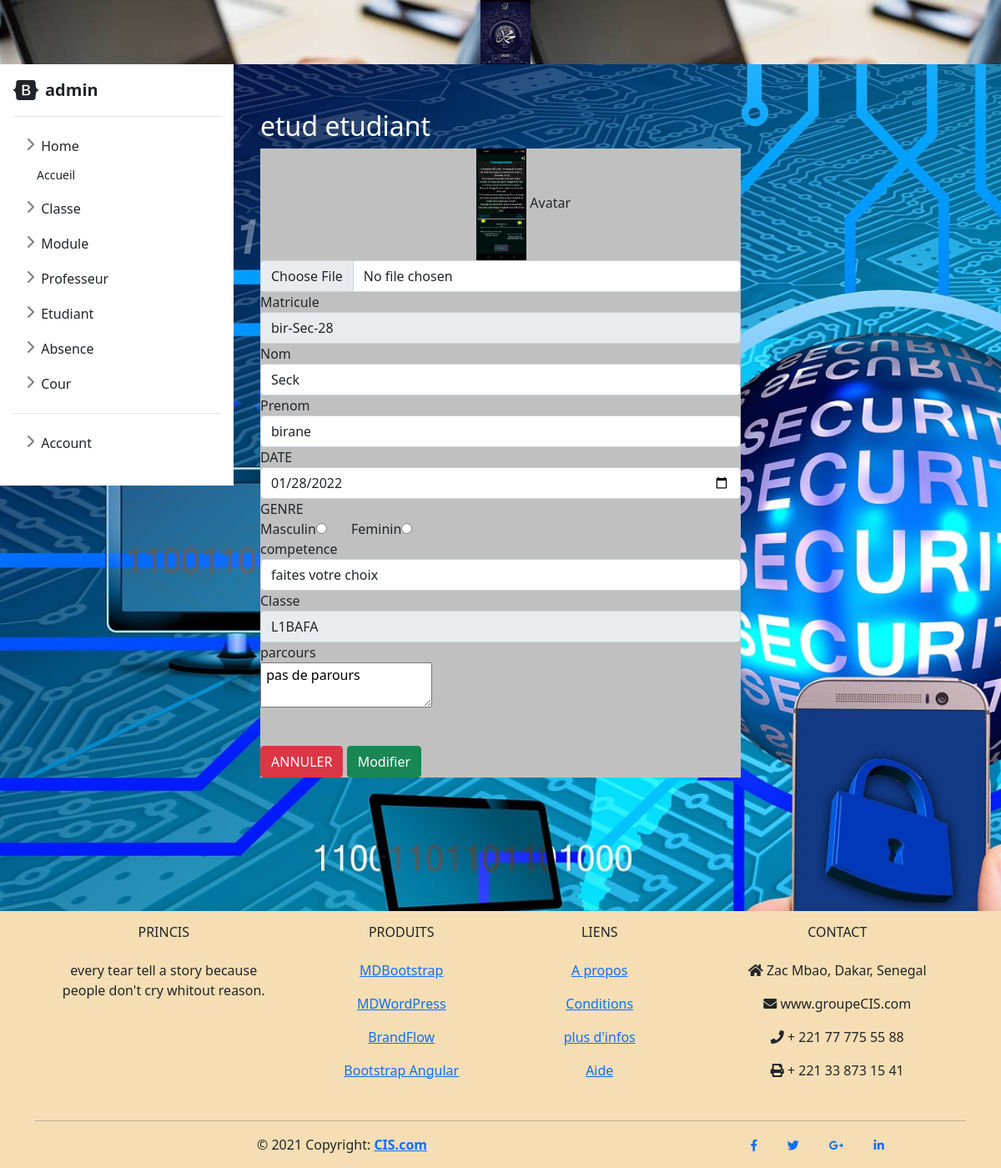
Page /?page=editetud&ok=bir-Sec-28 (signed in) on the committed database.
### tables this page shows
CREATE TABLE `etudiant` (
  `matriculeE` varchar(50) NOT NULL,
  `nomE` varchar(30) NOT NULL,
  `prenomE` varchar(30) NOT NULL,
  `dateNaissanceE` date NOT NULL,
  `sexe` varchar(3) NOT NULL,
  `libelle` varchar(30) NOT NULL,
  `competence` varchar(30) NOT NULL,
  `parcours` varchar(500) NOT NULL,
  `avatar` varchar(100) NOT NULL
);

### Model/etudiant.php (called while the page is built, shortened)
<?php
    function getEtudByid($matriculeE){
        $sql = "SELECT * FROM etudiant WHERE matriculeE='$matriculeE'";
        return executeSQL($sql);
    }
?>

### Model/db.php (called while the page is built)
<?php
    function getConnexion(){
        $host="localhost";
        $user="root";
        $password="";
        $dbname="projet";
        $con = mysqli_connect($host,$user,$password,$dbname);
        return $con;
    }
    function executeSQL($sql){
        $exe = mysqli_query(getConnexion(),$sql);
        return $exe;
    }
?>

### View/etudiant/editetud.php (the view, shortened to what this page needs)
<!DOCTYPE html>
<html lang="en">
    <head>
        <link rel="stylesheet" href="../../style/bootstrap-5.0.0-beta2-dist/css/bootstrap.min.css">
        <link rel="stylesheet" href="https://cdnjs.cloudflare.com/ajax/libs/font-awesome/5.1.1/css/all.css">
    </head>
    <body>
        <div class="container col-md-6 col-md-offset-3" style="margin-top: -450px;">
            <div class="panel panel-info">
                <div class="panel panel-heading"><h2 style="color: white;">etud etudiant</h2></div>
                <div class="panel-body"style="background: silver;">
                    <form action="controller/etudiant.php" method="POST" enctype="multipart/form-data">
                    <div class="form-group">
                    <img src="avatar/<?php echo $link[8];?>" width="60px"style="margin-left: 45%;" alt="">
                            <label class="control-label" >Avatar</label>
                            <input  type="file" value="<?php $link[8];?>"  class="form-control" name="avatar">
                    </div>
                    <div class="form-group">
                            <label class="control-label" >Matricule</label>
                            <input type="text"  required="required" value="<?php echo $link[0];?>" readonly="readonly" class="form-control" name="matriculeE">
                        </div>
                        <div class="form-group">
                            <label class="control-label" >Nom</label>
                            <input type="text" required="required" value="<?php echo $link[1];?>" class="form-control" name="nomE">
                        </div>
                        <div class="form-group">
                            <label class="control-label" >Prenom</label>
                            <input type="text"  required="required" value="<?php echo $link[2];?>" class="form-control" name="prenomE">
                        </div>
                        <div class="form-group">
                            <label class="control-label">DATE</label>
                            <input type="date" required="required" value="<?php echo $link[3];?>" class="form-control" name="dateNaissanceE">
                        </div>
                        <div class="form-group">
                            <label class="control-label">GENRE</label>
                            <br>
                            Masculin<input type="radio" value="M" name="sexeE"> &nbsp;&nbsp;&nbsp;&nbsp;&nbsp;
    				        Feminin<input type="radio" value="F" name="sexeE">
                        </div>
                        <div class="form-group">
                            <label class="control-label" >competence</label>
                            <select name="competence"  required="required" id="" class="form-control">
                                <option value="">faites votre choix</option>
                            </select>
                        </div>
                        <div class="form-group">
                            <label for="" class="control-label" >Classe</label>
                            <input type="text"  name="libelle"  required="required" class="form-control" readonly value="<?= $link[5] ?>">
                        </div>
                        <div class="form-group">
                            <div >parcours</div>
                            <textarea name="parcours"> <?php echo $link[7];?></textarea>
					    </div>
                        <p>&nbsp;</p>
                        <button class="btn btn-danger" type="reset" name="an">ANNULER</button>
                        <button class="btn btn-success" type="submit" name="mo">Modifier</button>
                    </form>
                </div>
            </div>
        </div>
    </body>
</html>

### Style/sidebars.css (style rules this page uses)
body { min-height: 100vh; min-height: -webkit-fill-available; }
html { height: -webkit-fill-available; }

### rows in the picture
etudiant: avatar (picture), matriculeE "bir-Sec-28", nomE "Seck", prenomE "birane", dateNaissanceE "01/28/2022", libelle "L1BAFA", parcours "pas de parours"

### other values in the picture
$_SESSION['login'] "admin"
